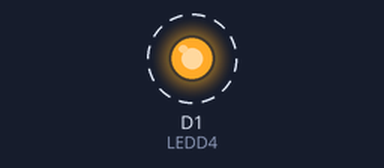
This sketch was run on a simulated ESP8266 (NodeMCU). On the bench: output pins drawn as LEDs (lit = HIGH). Dashed ring = blinking.

Above: at 0.5 s.
Timing chart, 0 to 4.6 s (numbered marks = the images above):
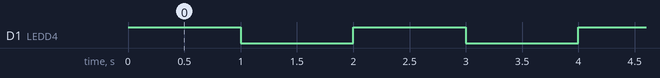

The sketch:

LED.ino
```cpp
int LEDD4 = D1;
void setup() {
  pinMode(LEDD4, OUTPUT); //set D1 to be output

}

void loop() {
  // put your main code here, to run repeatedly:
  digitalWrite(LEDD4, HIGH);
  delay(1000);
  digitalWrite(LEDD4, LOW);
  delay(1000);

}
```

Measured:
- by itself, D1 (LEDD4): alternates HIGH for 1.0 s and LOW for 1.0 s
